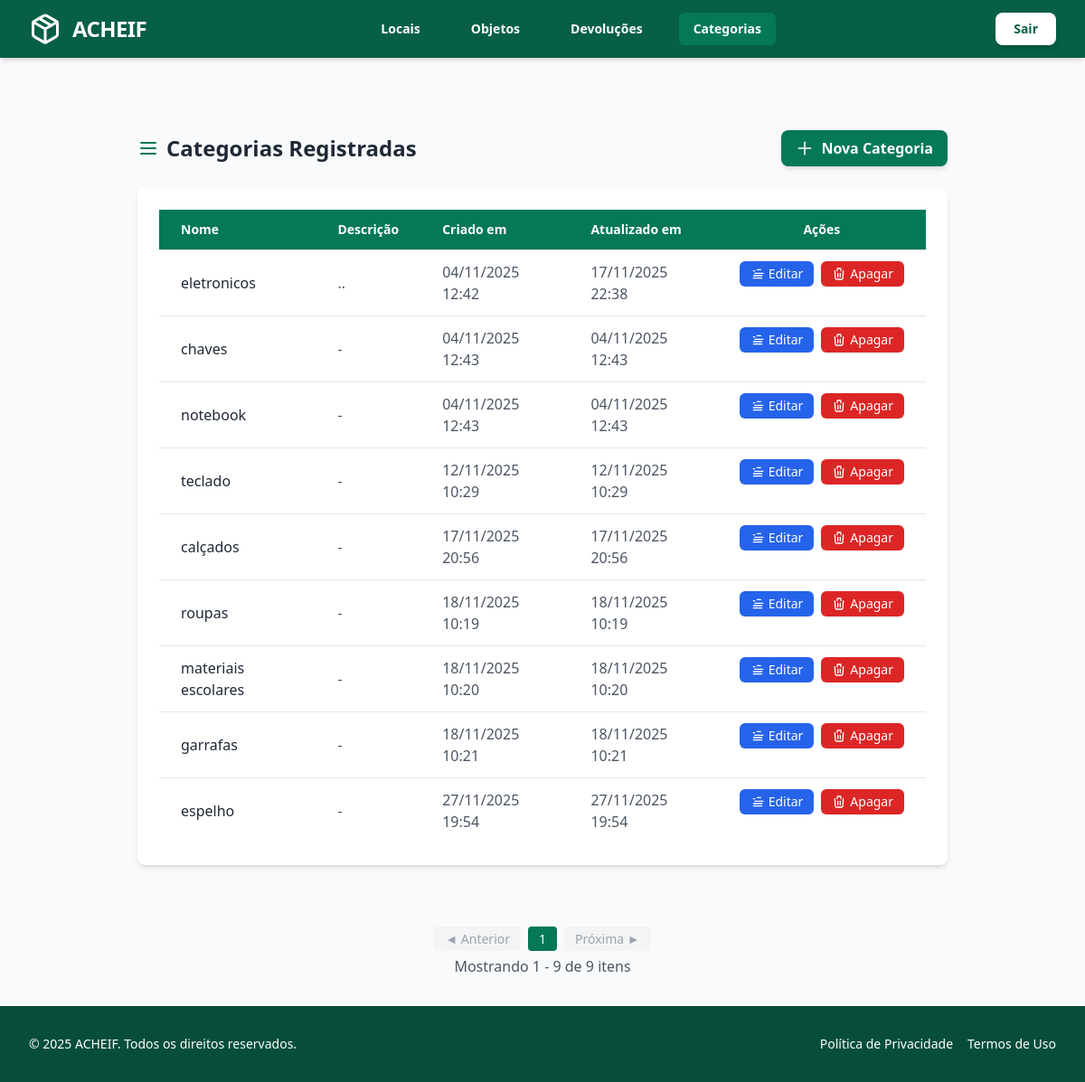
Before: /categorias/ with the older database file.
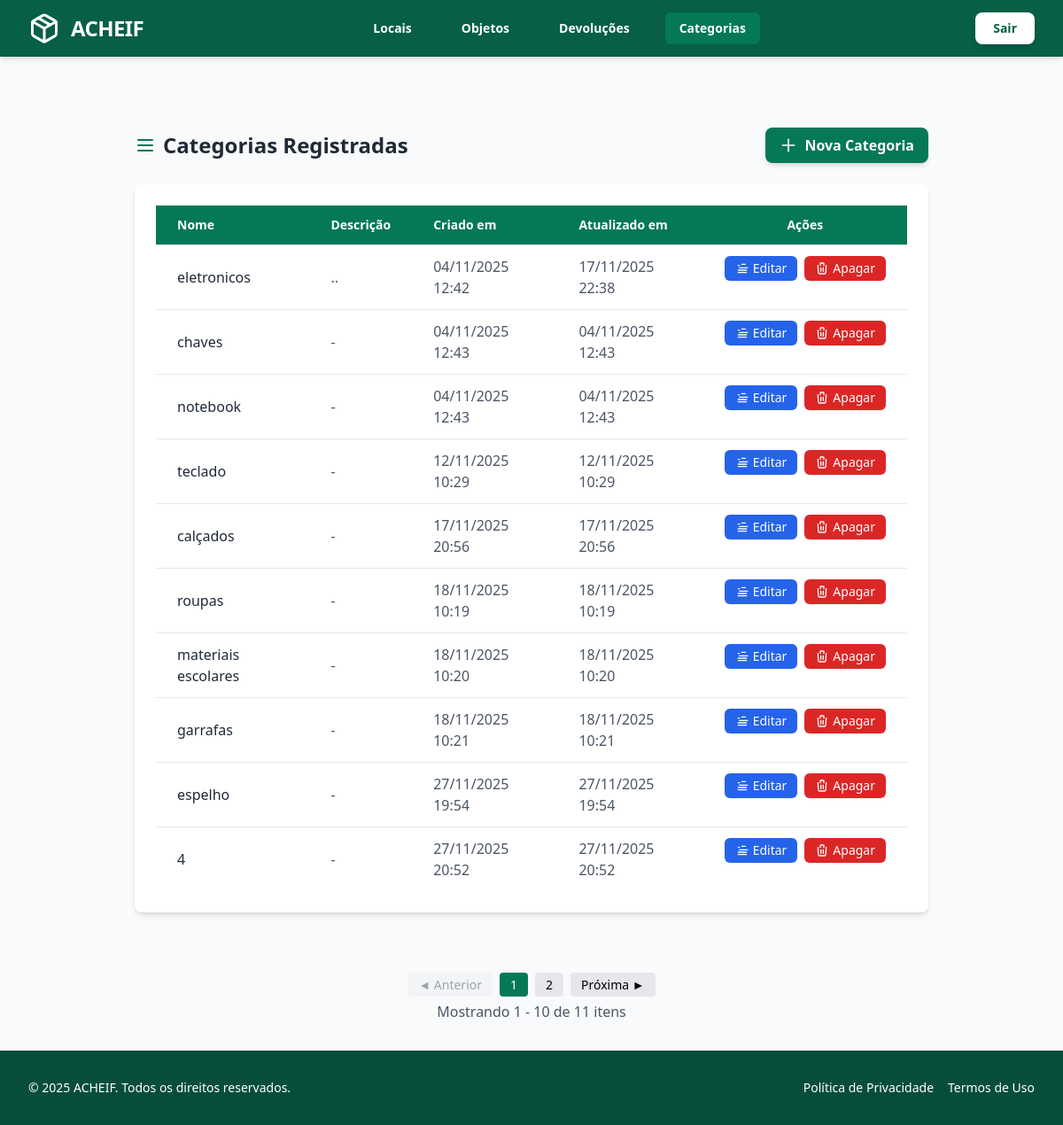
After: the same page with the newer database file.
### objetos/models.py (models this page shows, shortened)
class Categoria(models.Model):
    nome = models.CharField(max_length=50, unique=True)
    descricao = models.TextField(blank=True, null=True)
    criado_em = models.DateTimeField(auto_now_add=True)
    atualizado_em = models.DateTimeField(auto_now=True)

### objetos/views.py (the view)
# urls.py: path('categorias/', views.listar_categorias, name='listar_categorias'),
def listar_categorias(request):
    categorias = Categoria.objects.all()
    paginator = Paginator(categorias, 10)  # número de itens por página
    page_number = request.GET.get("page")  # captura ?page=2 etc.
    page_obj = paginator.get_page(page_number)
    contexto = {
        "page_obj": page_obj,
        "categorias": page_obj.object_list,  # opcional, caso o template use
    }
    return render(request, "objetos/categoria/listar_categorias.html", contexto)

### objetos/templates/objetos/categoria/listar_categorias.html (shortened to what the changed rows need)
{% extends 'base.html' %}
{% block content %}
<div class="max-w-7xl mx-auto px-4 sm:px-6 lg:px-8 py-12">
    <div class="flex justify-between items-center mb-6">
        <h1 class="text-2xl font-bold text-gray-800 flex items-center gap-2">
            <svg xmlns="http://www.w3.org/2000/svg" class="h-6 w-6 text-emerald-700" fill="none" viewBox="0 0 24 24" stroke="currentColor">
              <path stroke-linecap="round" stroke-linejoin="round" stroke-width="2" d="M4 6h16M4 12h16M4 18h16"/>
            </svg>
            Categorias Registradas
        </h1>
    </div>
    <div class="bg-white rounded-lg shadow-md p-6 overflow-x-auto">
        <table class="min-w-full divide-y divide-gray-200">
            <thead class="bg-emerald-700 text-white">
                <tr>
                    <th class="py-3 px-6 text-left text-sm font-semibold">Nome</th>
                    <th class="py-3 px-6 text-left text-sm font-semibold">Descrição</th>
                    <th class="py-3 px-6 text-left text-sm font-semibold">Criado em</th>
                    <th class="py-3 px-6 text-left text-sm font-semibold">Atualizado em</th>
                    <th class="py-3 px-6 text-center text-sm font-semibold">Ações</th>
                </tr>
            </thead>
            <tbody class="bg-white divide-y divide-gray-200">
                {% for categoria in categorias %}
                <tr class="hover:bg-gray-50 transition">
                    <td class="py-3 px-6 text-gray-800">{{ categoria.nome }}</td>
                    <td class="py-3 px-6 text-gray-600">{{ categoria.descricao|default:"-" }}</td>
                    <td class="py-3 px-6 text-gray-600">{{ categoria.criado_em|date:"d/m/Y H:i" }}</td>
                    <td class="py-3 px-6 text-gray-600">{{ categoria.atualizado_em|date:"d/m/Y H:i" }}</td>
                    <td class="py-3 px-6 text-center flex justify-center gap-2">
                        <a href="{% url 'objetos:editar_categoria' categoria.pk %}"
                           class="flex items-center gap-1 bg-blue-600 hover:bg-blue-700 text-white px-3 py-1 rounded-md shadow-sm transition text-sm"
                           title="Editar">
                            <svg xmlns="http://www.w3.org/2000/svg" class="h-4 w-4" fill="none" viewBox="0 0 24 24" stroke="currentColor">
                              <path stroke-linecap="round" stroke-linejoin="round" stroke-width="2" d="M11 5h6M5 7h2m0 4h14M5 15h14M5 19h14" />
                            </svg>
                            Editar
                        </a>
                        <form method="post" action="{% url 'objetos:apagar_categoria' categoria.pk %}" class="inline">
                            <button type="submit"
                                    class="flex items-center gap-1 bg-red-600 hover:bg-red-700 text-white px-3 py-1 rounded-md shadow-sm transition text-sm"
                                    title="Apagar"
                                    onclick="return confirm('Tem certeza que deseja apagar essa categoria?');">
                                <svg xmlns="http://www.w3.org/2000/svg" class="h-4 w-4" fill="none" viewBox="0 0 24 24" stroke="currentColor">
                                  <path stroke-linecap="round" stroke-linejoin="round" stroke-width="2" d="M19 7l-.867 12.142A2 2 0 0 1 16.138 21H7.862a2 2 0 0 1-1.995-1.858L5 7m5 4v6m4-6v6m1-10V4a1 1 0 0 0-1-1h-4a1 1 0 0 0-1 1v3" />
                                </svg>
                                Apagar
                            </button>
                        </form>
                    </td>
                </tr>
                {% empty %}
                <tr>
                    <td colspan="5" class="py-4 text-center text-gray-500">Nenhuma categoria registrada.</td>
                </tr>
                {% endfor %}
            </tbody>
        </table>
    </div>
</div>
    {% include "includes/pagination.html" with page_obj=page_obj categoria_id=categoria_id local_achado=local_achado %}
{% endblock %}

Changed rows visible on the page:
added Categoria: nome "4", descricao "-", criado_em "27/11/2025 20:52", atualizado_em "27/11/2025 20:52"
Other visible differences:
{{ page_obj.end_index }}: "9" → "10"
{{ page_obj.paginator.count }}: "9" → "11"
new list line: "2"
